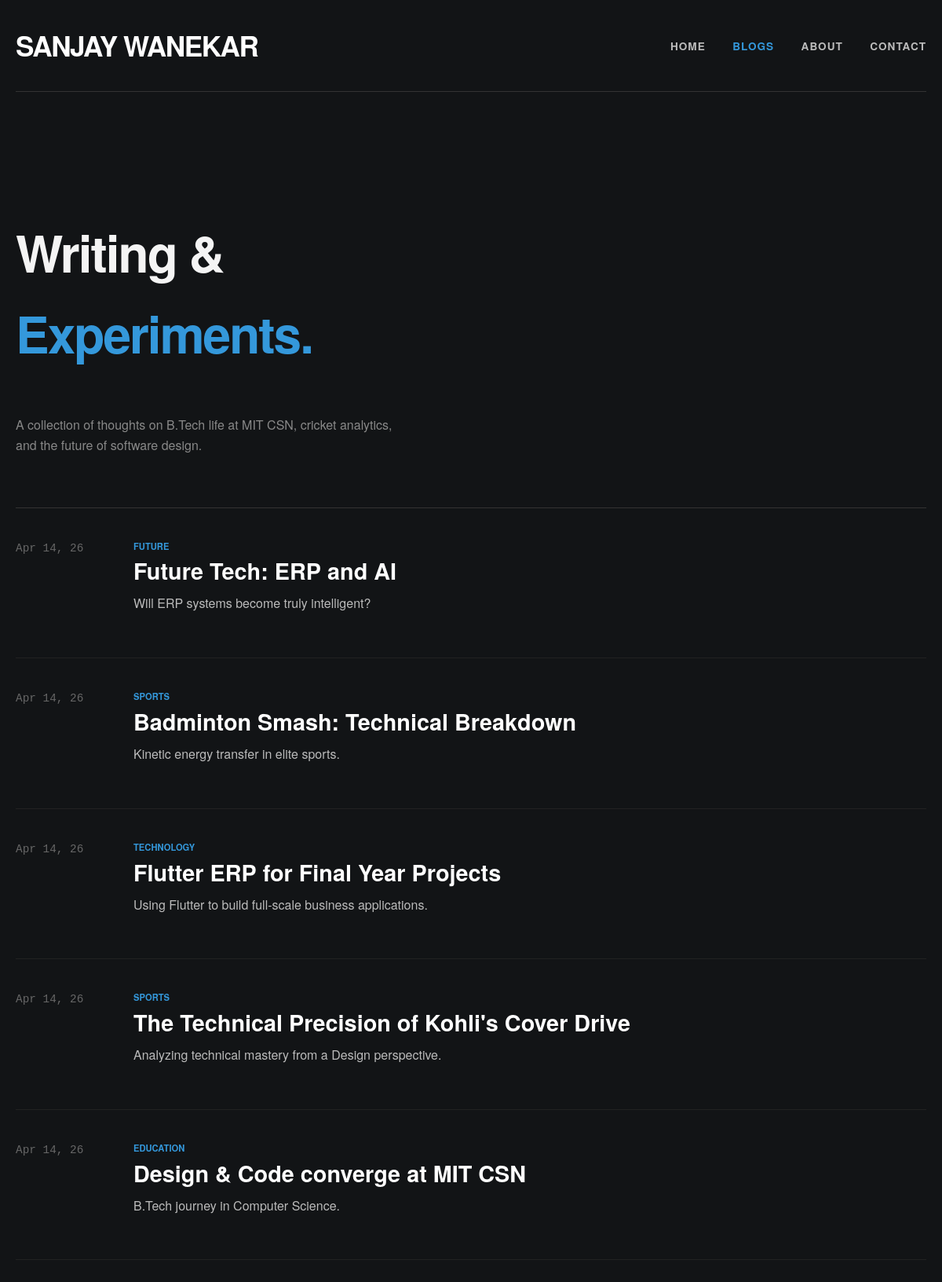
Screenshot of /blogs with the database file from the repository.
### 02_Personal_blog/app.py (models this page shows)
class Post(db.Model):
    id = db.Column(db.Integer, primary_key=True)
    title = db.Column(db.String(200), nullable=False)
    subtitle = db.Column(db.String(300))
    content = db.Column(db.Text, nullable=False)
    category = db.Column(db.String(50), default="General")
    is_featured = db.Column(db.Boolean, default=False)
    date_posted = db.Column(db.DateTime, default=datetime.utcnow)

### 02_Personal_blog/app.py (the view)
@app.route('/blogs')
def all_blogs():
    posts = Post.query.order_by(Post.date_posted.desc()).all()
    return render_template('all_blogs.html', posts=posts)

### 02_Personal_blog/templates/all_blogs.html (shortened to what this page needs)
<!DOCTYPE html>
<html lang="en">
<head>
    <link rel="stylesheet" href="{{ url_for('static', filename='style.css') }}">
</head>
<body>
    <div class="container">
        <header>
            <div class="logo">SANJAY WANEKAR</div>
            <nav>
                <a href="/">HOME</a>
                <a href="/blogs" style="color:var(--accent)">BLOGS</a>
                <a href="/#about">ABOUT</a>
                <a href="/#contact">CONTACT</a>
            </nav>
        </header>
        <section class="archive-header">
            <h1 style="font-size: 4rem; letter-spacing: -2px;">Writing & <br><span style="color:var(--accent)">Experiments.</span></h1>
            <p style="color: #888; max-width: 500px;">A collection of thoughts on B.Tech life at MIT CSN, cricket analytics, and the future of software design.</p>
        </section>
        <main style="margin-bottom: 100px;">
            {% for post in posts %}
            <div class="blog-row">
                <div class="blog-date">{{ post.date_posted.strftime('%b %d, %y') }}</div>
                <div>
                    <div class="tag">{{ post.category }}</div>
                    <a href="{{ url_for('view_post', post_id=post.id) }}" class="blog-title">{{ post.title }}</a>
                    <p style="color: #bbb; margin-top: 5px;">{{ post.subtitle }}</p>
                </div>
            </div>
            {% endfor %}
        </main>
    </div>
</body>
</html>

### 02_Personal_blog/static/style.css (style rules this page uses)
:root { --bg-dark: #121416; --text-light: #f4f4f4; --accent: #3498db; --card-bg: #1e2124; }
body { font-family: 'Helvetica Neue', 'Helvetica', Arial, sans-serif; background-color: var(--bg-dark); color: var(--text-light); margin: 0; padding: 0; line-height: 1.6; }
.container { max-width: 1200px; margin: 0 auto; padding: 0 20px; }
header { display: flex; justify-content: space-between; align-items: center; padding: 30px 0; border-bottom: 1px solid #333; }
.logo { font-size: 2.2rem; font-weight: 900; letter-spacing: -1.5px; text-transform: uppercase; color: #fff; }
nav a { text-decoration: none; color: #bbb; margin-left: 30px; font-weight: bold; font-size: 0.85rem; letter-spacing: 1px; }

### 02_Personal_blog/templates/all_blogs.html (style rules this page uses)
.archive-header { padding: 100px 0 50px 0; border-bottom: 1px solid #333; }
.blog-row { display: grid; grid-template-columns: 150px 1fr; padding: 40px 0; border-bottom: 1px solid #222; transition: 0.3s; }
.blog-date { color: #666; font-family: monospace; font-size: 0.9rem; }
.blog-title { font-size: 1.8rem; font-weight: 700; color: #fff; text-decoration: none; }
.tag { color: var(--accent); font-size: 0.7rem; font-weight: bold; text-transform: uppercase; }

### rows the page displays
Post: date_posted "Apr 14, 26", category "FUTURE", title "Future Tech: ERP and AI", subtitle "Will ERP systems become truly intelligent?"
Post: date_posted "Apr 14, 26", category "SPORTS", title "Badminton Smash: Technical Breakdown", subtitle "Kinetic energy transfer in elite sports."
Post: date_posted "Apr 14, 26", category "TECHNOLOGY", title "Flutter ERP for Final Year Projects", subtitle "Using Flutter to build full-scale business applications."
Post: date_posted "Apr 14, 26", category "SPORTS", title "The Technical Precision of Kohli's Cover Drive", subtitle "Analyzing technical mastery from a Design perspective."
Post: date_posted "Apr 14, 26", category "EDUCATION", title "Design & Code converge at MIT CSN", subtitle "B.Tech journey in Computer Science."
